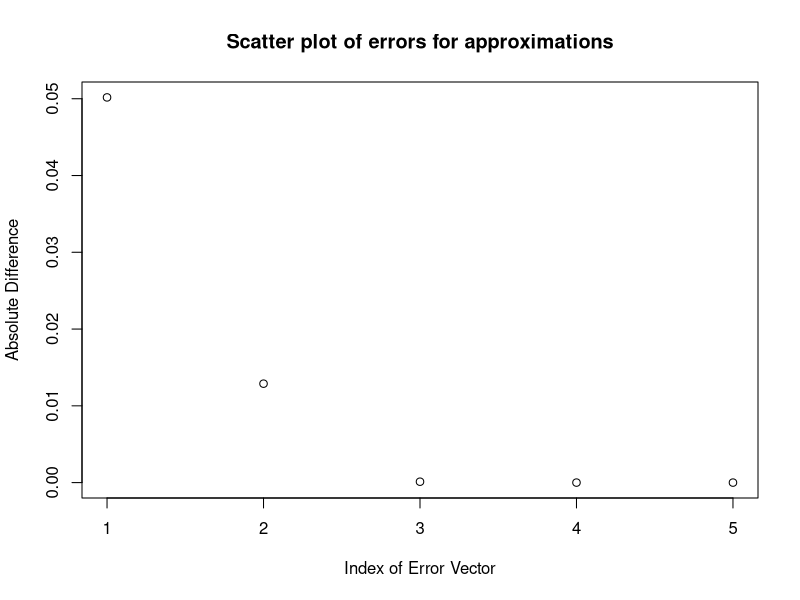

Source code (R):
## ---- chunk 1
pbinom(q = 8.25, size = 20, prob = 0.4)
pbinom(q = 8.25, size = 30, prob = 0.4)
pbinom(q = 8.25, size = 50, prob = 0.4)
pbinom(q = 8.25, size = 75, prob = 0.4)
pbinom(q = 8.25, size = 100, prob = 0.4)
## ---- chunk 2
laplace_calculate <- function(num_trials) {
  result <- (8.25 - (num_trials * 0.4)) / sqrt(num_trials * 0.4 *(1-0.4))
  return(result)
}
## ---- chunk 3
pnorm(laplace_calculate(num_trials = 20))
pnorm(laplace_calculate(num_trials = 30))
pnorm(laplace_calculate(num_trials = 50))
pnorm(laplace_calculate(num_trials = 75))
pnorm(laplace_calculate(num_trials = 100))
## ---- chunk 4
accurate_vector <- c(0.5955987, 0.09401122, 0.0002305229, 1.826106e-08, 5.431127e-13)
approx_vector <- c(0.5454243, 0.08112525, 0.0003470073, 1.475701e-07, 4.557597e-11)
error_vector <- abs(accurate_vector - approx_vector)
error_vector
## ---- chunk 5
plot(error_vector, main = "Scatter plot of errors for approximations", xlab = 'Index of Error Vector', ylab = 'Absolute Difference')
## ---- chunk 6
density_of_t <- "$\\frac{\\Gamma (\\frac{n+1}{2})}{\\sqrt{n\\pi}\\Gamma (\\frac{n+1}{2})}(1+\\frac{x^2}{n})^{-(\\frac{n+1}{2})}$"
